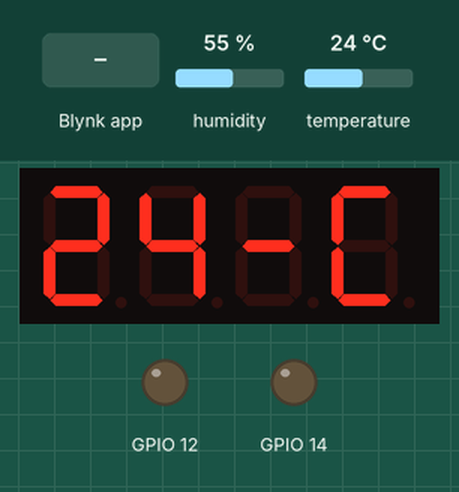
Simulated run of this sketch. Board: ESP8266 (NodeMCU). Parts: 4-digit seven-segment display, output pins drawn as LEDs (lit = HIGH). The test bench sets the inputs (shaded band); at power-on: temperature 24 °C, humidity 55 %. WiFi joins after 1.5 s; servers stay silent unless stated.

Above: at 3.4 s.
3.5 s: temperature set to 16.8 °C
At 6.4 s:
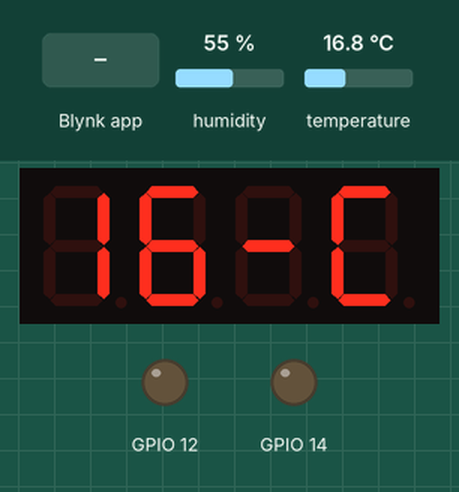
7.3 s: temperature set to 15.3 °C
At 9.9 s:
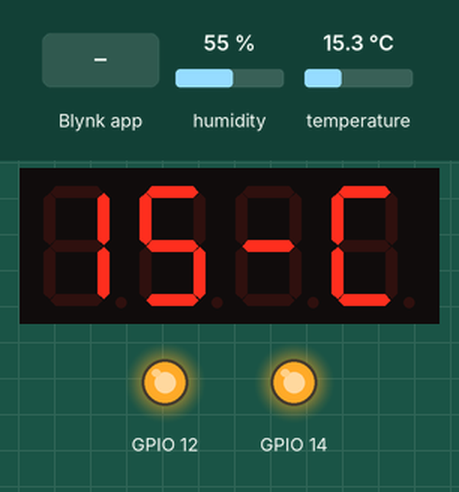
10.3 s: Blynk app writes 0 to V0
At 11.2 s:
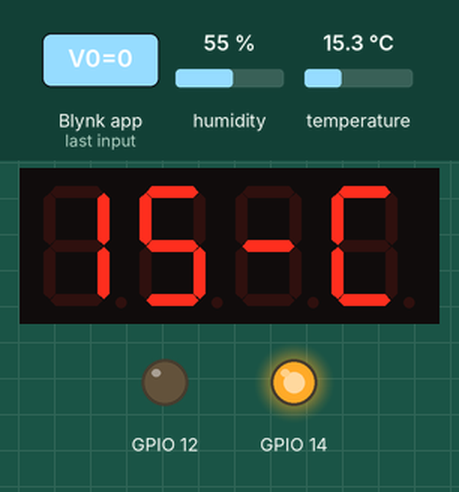
12.3 s: Blynk app writes 1 to V2
14.3 s: temperature set to 12 °C
At 15.6 s:
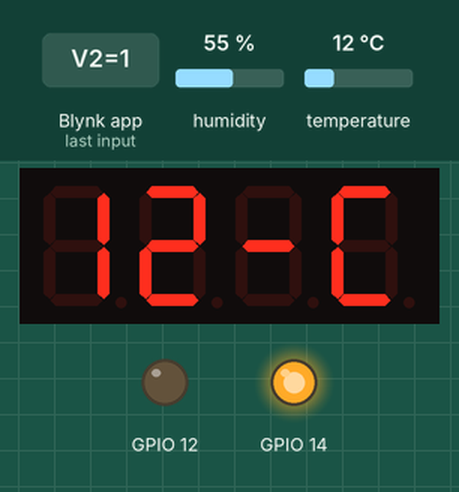
Timing chart, 0 to 17.3 s (numbered marks = the images above; inputs shaded):
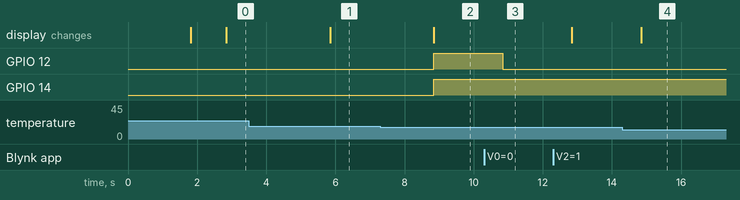

Measured:
- the behaviour switches between 16.1 and 16 °C on temperature (found by bisection; images 1 and 2)
- after the input at 3.5 s, the display: changes after 2.3 s (image 1)
- after the input at 7.3 s, GPIO 12, GPIO 14: LOW → HIGH after 1.5 s; the display: changes after 1.5 s (image 2)
- after the input at 10.3 s, GPIO 12: HIGH → LOW after 0.54 s
- after the input at 14.3 s, the display: changes after 0.55 s (image 4)

The sketch:

Termostat.ino
```cpp
// (licence header left out)
/* Comment this out to disable prints and save space */
#define BLYNK_PRINT Serial


#include <ESP8266WiFi.h>
#include <BlynkSimpleEsp8266.h>
#include <DHT.h>
#include "TM1637.h"


// You should get Auth Token in the Blynk App.
// Go to the Project Settings (nut icon).
char auth[] = "31f94ba459c14d2bbd24b8c90244aae7";

// Your WiFi credentials.
// Set password to "" for open networks.
char ssid[] = "DSL-2750U";
char pass[] = "02071984";
int tempSlider = 18;
int exSlider = 2;
int otoplen = 1;
int ventel = 0;
int led = 7;
float h;
float t;


#define DHTPIN 2          // Назначить пин датчика температуры
// Расскомментировать строку с нужным датчиком
//#define DHTTYPE DHT11     // DHT 11
#define DHTTYPE DHT22   // DHT 22, AM2302, AM2321
//#define DHTTYPE DHT21   // DHT 21, AM2301
//Назначить порты дисплея
#define CLK 4
#define DIO 5
TM1637 disp(CLK, DIO);

DHT dht(DHTPIN, DHTTYPE);
BlynkTimer timer;

BLYNK_WRITE(V10) //Слайдер температуры
{
  tempSlider = param.asInt();
  //Serial.println(tempSlider);
}

BLYNK_WRITE(V11) //Слайдер экспозиции
{
  exSlider = param.asInt();
}

BLYNK_WRITE(V0) //Кнопка отопления
{
  otoplen = param.asInt();

}

BLYNK_WRITE(V1) //Кнопка вентелятора
{
  ventel = param.asInt();

}

BLYNK_WRITE(V2) //Яркость подсветки
{
  led = param.asInt();
  disp.set(led);  // яркость, 0 - 7 (минимум - максимум)
}

//Эта функция отправляет данные датчика на 5 и 6 виртуальный пин, каждые несколько секунд
void sendSensor() {
  h = dht.readHumidity();
  t = dht.readTemperature(); // or dht.readTemperature(true) for Fahrenheit

  if (isnan(h) || isnan(t)) {
    Serial.println("Failed to read from DHT sensor!");
    return;
  }
  // You can send any value at any time.
  // Please don't send more that 10 values per second.
  Blynk.virtualWrite(V5, t);
  Blynk.virtualWrite(V6, h);

  disp.display(0,int(t)/10);
  disp.display(1,int(t)%10);
  disp.display(2,16);
  disp.display(3,12);

}

void relay() {
  if (isnan(h) || isnan(t)) {
    Serial.println("Failed to read from DHT sensor!");
    return;
  }
  int tempMax = tempSlider + exSlider;
  int tempMin = tempSlider - exSlider;


  if (otoplen == 0 && ventel == 0){ //Off-Auto
    digitalWrite(12, LOW);
    Blynk.virtualWrite(V8, 0);
    if (t <= tempMin) {
    digitalWrite(14, HIGH);
    Blynk.virtualWrite(V9, 255);
  } else if (t >= tempMax) {
    digitalWrite(14, LOW);
    Blynk.virtualWrite(V9, 0);
  }
  } else if (otoplen == 1 && ventel == 0){ //Auto-Auto
    if (t <= tempMin) {
    digitalWrite(12, HIGH);
    digitalWrite(14, HIGH);
    Blynk.virtualWrite(V8, 255);
    Blynk.virtualWrite(V9, 255);
  } else if (t >= tempMax) {
    digitalWrite(12, LOW);
    digitalWrite(14, LOW);
    Blynk.virtualWrite(V8, 0);
    Blynk.virtualWrite(V9, 0);
  }
  } else if (otoplen == 1 && ventel == 1){ //Auto-On
    digitalWrite(14, HIGH);
    Blynk.virtualWrite(V9, 255);
    if (t <= tempMin) {
    digitalWrite(12, HIGH);
    Blynk.virtualWrite(V8, 255);
  } else if (t >= tempMax) {
    digitalWrite(12, LOW);
    Blynk.virtualWrite(V8, 0);
  }
  } else if (otoplen == 0 && ventel == 1) { //Off-On
    digitalWrite(12, LOW);
    Blynk.virtualWrite(V8, 0);
    digitalWrite(14, HIGH);
    Blynk.virtualWrite(V9, 255);
  }

//  if (t <= tempMin) {
//    digitalWrite(12, HIGH);
//    Blynk.virtualWrite(V8, 255);
//  } else if (t >= tempMax) {
//    digitalWrite(12, LOW);
//    Blynk.virtualWrite(V8, 0);
//  }
  //String s = String(tempMin) + " ℃ - " + String(tempMax) + " ℃";
  Blynk.virtualWrite(V3, String(tempMin) + " ℃ - " + String(tempMax) + " ℃");
  //Serial.println(digitalRead(4));
}

void setup()
{
  // Debug console
  Serial.begin(115200);
  pinMode(12, OUTPUT);
  pinMode(14, OUTPUT);
  Blynk.begin(auth, ssid, pass);
  // You can also specify server:
  //Blynk.begin(auth, ssid, pass, "blynk-cloud.com", 80);
  //Blynk.begin(auth, ssid, pass, IPAddress(192,168,1,100), 8080);
  dht.begin();
  //Инициализация дисплея
  disp.init();  // инициализация
  disp.set(led);  // яркость, 0 - 7 (минимум - максимум)
  disp.point(0); // Отключить двоеточие
  Blynk.virtualWrite(V10, tempSlider);
  Blynk.virtualWrite(V11, exSlider);
  // Setup a function to be called every second
  timer.setInterval(1000L, sendSensor);
  timer.setInterval(1000L, relay);


}

void loop()
{
  Blynk.run();
  // You can inject your own code or combine it with other sketches.
  // Check other examples on how to communicate with Blynk. Remember
  // to avoid delay() function!
  timer.run();
}
```
